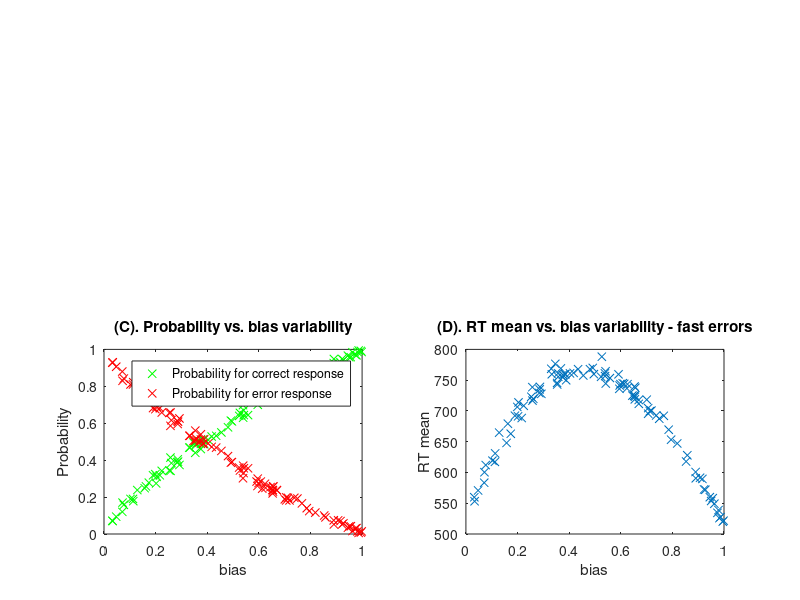

This chart was generated by the following MATLAB code: (Note: this script raises an error after producing the figure.)
%%% Assignment3 Zhibin

% Variation in beta
clear;clc;

%fix step size
dt = 0.001;
%parameter 
ndt = 0.5; %NON-DECISION TIME
mu = 0.5;  %BY CONVENTION MU MUST BE POSITIVE 
sd = 1;   %THIS IS VARIABILITY WITHIN THE WALK.  KEEP FIXED AT 1. 
nsteps = 2500; %MAX LENGTH OF WALK.  INCREASE TILL WARNING GOES AWAY
ntrials = 500; %NUMBER OF RUNS
criterion = 1; %CORRECT BOUNDARY LOCATION, INCORRECT IS ZERO 

%set random number seed 
rng(19680104);


beta = 0.5; % NORMALIZED BIAS

nvariations=100; %BUMBER OF VARIATIONS TO DRAW FROM A  DISTRIBUTION
Beta=rand(1,nvariations); % This is a vector of random draws from a random distribution of the beta
Bias= Beta*criterion; % a vector of the ACTUAL BIAS variation
Accuracy=zeros(1,nvariations); % This is a vector of the acuuracy for each random drift rate
Prerror=ones(1,nvariations); % This is a vector of the probability for error response

correctrtM=zeros(1,nvariations); 
errorrtM=zeros(1,nvariations);

for v=1:nvariations
%OUTPUT VARIABLES
sample = zeros(1,nsteps+1);   %This is a single random draw from normal distribution
path = zeros(ntrials,nsteps+1); %This is all the random walks
rt = zeros(ntrials,1);  %These are the rts across trials 
correct = zeros(ntrials,1); %This is accuracy data. ZERO IS WRONG, ONE IS RIGHT
% clear output in previous loop
clear errorrt;
clear correctrt;

    %LOOP OVER ntrials.  
    for j = 1:ntrials
        goodpath = 0;
        while goodpath == 0 
            draw = normrnd(mu*dt,sd*sqrt(dt),[1,nsteps]);  %DRAW A WALK
            sample(1) = Bias(v); %START AT BIAS
            sample(2:nsteps+1) = draw; 
            walk = cumsum(sample); %SUM THE WALK.   
            crossbnd = find((walk > criterion) |(walk < 0)); %TEST BOTH BOUNDARIES  
            if ~isempty(crossbnd) %TEST IF IT CROSSED ONE OF THE BOUNDARIES AT LEAST
                goodpath = 1; %WALK IS GOOD, SET TO 1 TO EXIT WHILE LOOP
                path(j,:) = walk; %SAVE THE WALK
            else
                display('Bad Walk') %NOTIFY BAD WALK AND DRAW AGAIN LOWER
            end;
        end;
        rt(j) = crossbnd(1);  %RT IS FIRST CROSSING
        if path(j,rt(j)) > criterion  %TEST IF CORRECT
            path(j,rt(j):end) = criterion; %SET THE REST OF WALK TO BOUNDARY
            correct(j) = 1; %INDICATE CORRECT TRIAL
        else %TRIALIS INCORRECT
            path(j,rt(j):end) = 0; %SET THE REST OF WALK TO ZERO. 
        end; 
        %Add Non-decision time
        rt(j) = rt(j) + ndt/dt;	
    end

% compute rt mean
rtM(v)=mean(rt);


% RT for correct and error response
errorrt = rt(find(correct == 0));  % THIS IS JUST THE INCORRECT TRIALS
correctrt = rt(find(correct == 1)); %THIS IS JUST THE CORRECT TRIALS
% mean RT for correct and error response
correctrtM(v)=mean(correctrt);
errorrtM(v)=mean(errorrt);

% compute accuracy (Pr for correct)
Accuracy(v) = mean(correct);  %COMPUTER FRACTION CORRECT
% Pr for error
Prerror(v)=1-Accuracy(v);
    
end

% Calculate the weighted RT for correct and error response
correctrtW=zeros(1,nvariations); 
errorrtW=zeros(1,nvariations); 
% Sum the probabilities for correct and error response
sumC=sum(Accuracy);
sumE=sum(Prerror);
for v = 1:nvariations
correctrtW(v)=correctrtM(v)*Accuracy(v)/sumC;
errorrtW(v)=errorrtM(v)*Prerror(v)/sumE;
end
% Calculate Weighted mean RT
correctrtWM=sum(correctrtW);
errorrtWM=sum(errorrtW); % should be a faster error
% correctrtWM = 681.7116
% errorrtWM = 674.8533


% plot the Acuurancy against each random drift rate
subplot(2,2,3);
plot(Beta, Accuracy,'gx');
xlabel('bias'); ylabel('Probability');
title('(C). Probability vs. bias variability');
hold on;
plot(Beta, Prerror, 'rx');
legend('Probability for correct response','Probability for error response');
hold off;




% plot the RT against each random drift rate
subplot(2,2,4);
plot(Bias,rtM,'x');
xlabel('bias'); ylabel('RT mean');
title('(D). RT mean vs. bias variability - fast errors');
hold on;
yline(correctrtWM,'g-','Weighted mean RT - correct');
yline(errorrtWM,'r-','Weighted mean RT - error','LabelVerticalAlignment','bottom');
hold off;
